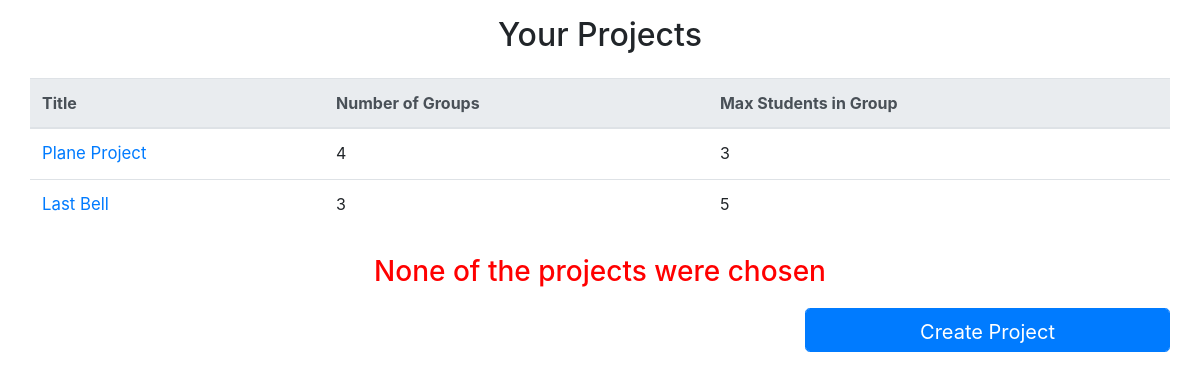
/index.php?err=noprojectchosen, run on the app's committed database.
### tables this page shows
CREATE TABLE `projects` (
  `id` int(3) NOT NULL,
  `title` varchar(255) NOT NULL,
  `groups_count` int(3) NOT NULL,
  `max_students` int(3) NOT NULL
);

### bootstrap.php (called while the page is built, shortened)
<?php
require_once(__DIR__ . "/lib/Service/ServiceContainer.php");
require_once(__DIR__ . "/lib/Service/Storage.php");
require_once(__DIR__ . "/lib/Service/Loader.php");
require_once(__DIR__ . "/lib/Service/ProjectsStorage.php");
require_once(__DIR__ . "/lib/Service/ProjectsLoader.php");
require_once(__DIR__ . "/lib/Model/Project.php");
$db_host = "127.0.0.1";
$db_name = "check";
$db_user = "root";
$db_pass = "";
$configuration = [
    "db_dsn" => "mysql:host={$db_host};dbname={$db_name}",
    "db_user" => $db_user,
    "db_pass" => $db_pass
];

### lib/Service/ServiceContainer.php (called while the page is built, shortened)
<?php
class ServiceContainer{
    private $pdo;
    private $projectsLoader;
    private $projectsStorage;
    private $configuration;
    public function __construct(array $configuration)
    {
        $this->configuration = $configuration;
    }
    public function getPDO(){
        if($this->pdo === null){
            $this->pdo = new PDO(
                $this->configuration["db_dsn"],
                $this->configuration["db_user"],
                $this->configuration["db_pass"],
            );
            $this->pdo->setAttribute(PDO::ATTR_ERRMODE, PDO::ERRMODE_EXCEPTION);
        }
        return $this->pdo;
    }
    public function getProjectsLoader(){
        if($this->projectsLoader === null){
            $this->projectsLoader = new ProjectsLoader($this->getProjectsStorage());
        }
        return $this->projectsLoader;
    }
    private function getProjectsStorage(){
        if($this->projectsStorage === null){
            $this->projectsStorage = new ProjectsStorage($this->getPDO());
        }
        return $this->projectsStorage;
    }
}

### lib/Service/ProjectsLoader.php (called while the page is built, shortened)
<?php
class ProjectsLoader extends Loader{
    private $projectsCount;
    public function getProjects(){
        $fetchedProjects = $this->storage->fetchAll();
        $projects = [];
        foreach($fetchedProjects as $project){
            $projects[] = $this->convertToObject($project);
        }
        $this->projectsCount = count($projects);
        return $projects;
    }
    protected function convertToObject($project){
        $newProject = new Project($project["id"], $project["title"], $project["groups_count"], $project["max_students"]);
        return $newProject;
    }
    public function getCount(){
        return $this->projectsCount;
    }
}

### lib/Service/Loader.php (called while the page is built, shortened)
<?php
abstract class Loader{
    public function __construct(Storage $storage)
    {
        $this->storage = $storage;
    }
}

### lib/Service/Storage.php (called while the page is built, shortened)
<?php
abstract class Storage{
    public function __construct($pdo)
    {
        $this->pdo = $pdo;
    }
}

### lib/Service/ProjectsStorage.php (called while the page is built, shortened)
<?php
class ProjectsStorage extends Storage{
    public function fetchAll(){
        $sql = "SELECT * FROM projects;";
        $stmt = $this->pdo->prepare($sql);
        $stmt->execute();
        $projects = $stmt->fetchAll(PDO::FETCH_ASSOC);
        return $projects;
    }
}

### lib/Model/Project.php (called while the page is built)
<?php
class Project{
    private $id;
    private $title;
    private $group_count;
    private $max_students;
    public function __construct($id, $title, $group_count, $max_students)
    {
        $this->id = $id;
        $this->title = $title;
        $this->group_count = $group_count;
        $this->max_students = $max_students;
    }
    public function getTitle()
    {
        return $this->title;
    }
    public function getGroup_count()
    {
        return $this->group_count;
    }
    public function getMax_students()
    {
        return $this->max_students;
    }
    public function getId()
    {
        return $this->id;
    }
}

### pages/index-page/projects_list.php (the view)
<h2 class="text-center mt-3 mb-4">Your Projects</h2>
<div class="row" id="group">
    <?php if($projectsLoader->getCount() == 0): ?>
        <table class="table">
            <thead class="thead-light">
                <tr>
                    <th>Title</th>
                    <th>Number of Groups</th>
                    <th>Max Students in Group</th>
                </tr>
            </thead>
            <tbody>
                <tr>
                    <td>-</td>
                    <td>-</td>
                    <td>-</td>
                </tr>
            </tbody>
        </table>
        <h3 class="col-md-12 text-center mt-4 mb-4" style="color: green">You have no projects, create one now!</h3>
    <?php else: ?>
        <table class="table">
            <thead class="thead-light">
                <tr>
                    <th>Title</th>
                    <th>Number of Groups</th>
                    <th>Max Students in Group</th>
                </tr>
            </thead>
            <tbody>
                <?php foreach($projects as $project): ?>
                    <?php
                        $projectId = $project->getId();
                        $projectTitle = $project->getTitle();
                        $projectGroupCount = $project->getGroup_count();
                        $projectMaxStudents = $project->getMax_students();
                    ?>
                    <tr>
                        <td><a href="<?php echo "project.php?id=" . $projectId; ?>" style="font-size: 1.05rem; text-decoration: none"><?php echo $projectTitle; ?></a></td>
                        <td><?php echo $projectGroupCount; ?></td>
                        <td><?php echo $projectMaxStudents; ?></td>
                    </tr>
                <?php endforeach; ?>
            </tbody>
        </table>
    <?php endif; ?>
</div>

### css/styles.css (style rules this page uses)
* { margin: 0; padding: 0; box-sizing: border-box; }

### data on the page
projects: title "Plane Project", groups_count "4", max_students "3"
projects: title "Last Bell", groups_count "3", max_students "5"

### other printed values
$message "None of the projects were chosen"
